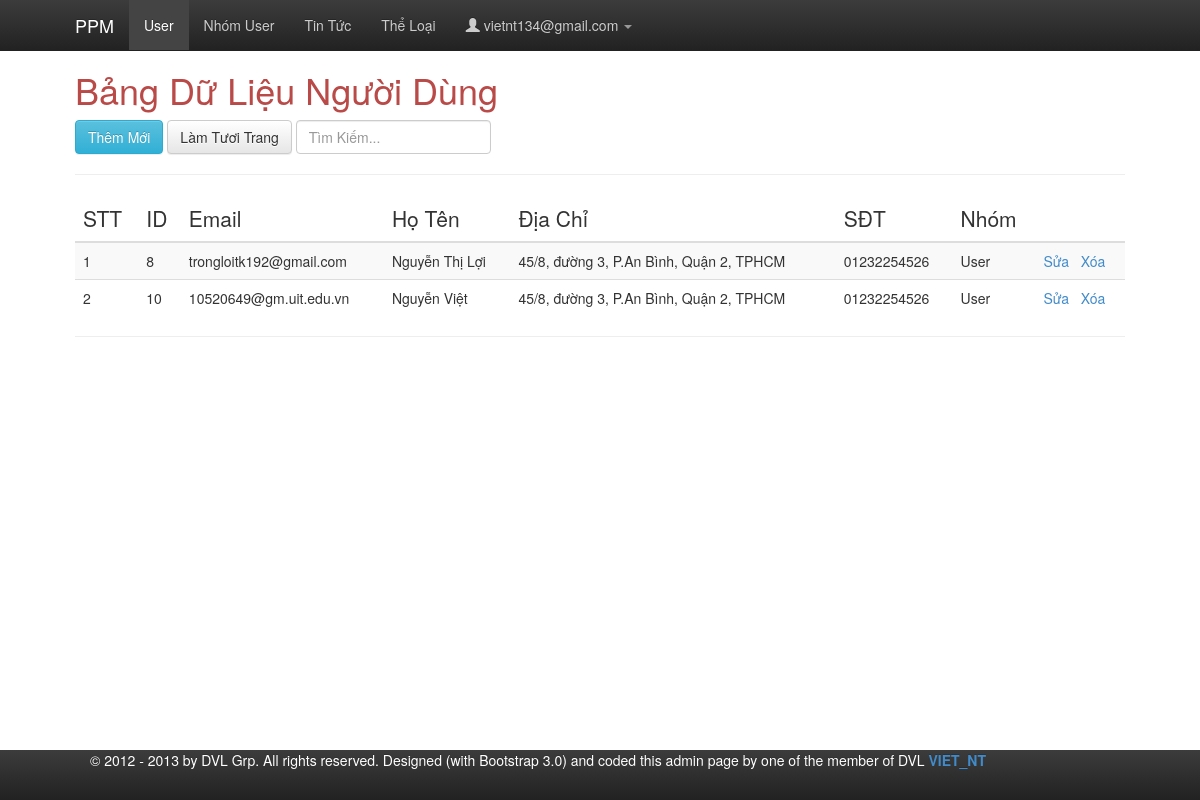
Page /admin/index-admin.php?changePage=1 (signed in) on the committed database.
### tables this page shows
CREATE TABLE IF NOT EXISTS `user` (
  `user_id` int(11) NOT NULL AUTO_INCREMENT,
  `user_email` varchar(50) NOT NULL,
  `user_name` varchar(50) NOT NULL,
  `user_address` varchar(50) NOT NULL,
  `user_avatar` varchar(50) NOT NULL,
  `user_sdt` varchar(50) NOT NULL,
  `user_level_id` int(11) NOT NULL,
  `user_password` varchar(50) NOT NULL,
  `user_description` text NOT NULL,
  PRIMARY KEY (`user_id`),
  UNIQUE KEY `user_email_UNIQUE` (`user_email`),
  KEY `user_level_id` (`user_level_id`)
);

CREATE TABLE IF NOT EXISTS `user_level` (
  `user_level_id` int(11) NOT NULL AUTO_INCREMENT,
  `user_level_name` varchar(50) NOT NULL,
  PRIMARY KEY (`user_level_id`),
  UNIQUE KEY `user_level_name_UNIQUE` (`user_level_name`)
);

### admin/include/userForm.php (the view, shortened to what this page needs)
<?php
$query = "select * from user,user_level where user.user_level_id = user_level.user_level_id and user.user_level_id != '1' order by user.user_id asc";
$result = mysql_query($query);
?>
<h1 class="text-danger">Bảng Dữ Liệu Người Dùng</h1>
<div class="btn-group">
	<a href="index-admin.php?changePage=5" class="btn btn-info">Thêm Mới</a>
</div>
<div class="btn-group">
	<a href="index-admin.php?changePage=1" class="btn btn-default">Làm Tươi Trang</a>
</div>
<div class="btn-group">
	<input placeholder="Tìm Kiếm..." type="search" name="search" class="form-control" value="" id="id_search" />
</div>
<hr id="Eight" />
<div id="tableEight" class="table-responsive">
	<table class="table table-striped table-hover">
		<thead>
			<tr>
				<th class="lead">STT</th>
				<th class="lead">ID</th>
				<th class="lead">Email</th>
				<th class="lead">Họ Tên</th>
				<th class="lead">Địa Chỉ</th>
				<th class="lead">SĐT</th>
				<th class="lead">Nhóm</th>
				<th>&nbsp;</th>
			</tr>
		</thead>
		<tbody>
			<?php
			$i = 1;
			if($result){
			while ($row = mysql_fetch_array($result)) {
			?>
			<tr>
				<td><?php echo($i++); ?></td>
				<td><?php echo($row['0'])?></td>
				<td><?php echo($row['1']); ?></td>
				<td><?php echo($row['2']); ?></td>
				<td><?php echo($row['3']); ?></td>
				<td><?php echo($row['5']); ?></td>
				<td><?php echo($row['10']); ?></td>
				<td><a href="addEditDelete/editOneUser.php?userID=<?php echo($row['0']); ?>">Sửa</a> &nbsp; <a href="addEditDelete/deleteOneUser.php?userID=<?php echo($row['0']); ?>&userEmail=<?php echo($row['1']); ?>">Xóa</a></td>
			</tr>
			<?php
			}
			}
			?>
		</tbody>
	</table>
</div>
<hr />

### admin/index-admin.php (shortened to what this page needs)
<!DOCTYPE html>
<html lang="en">
	<head>
		<link href="css/bootstrapv3.css" type="text/css" rel="stylesheet" media="print,screen" />
		<link href="css/bootstrap-glyphicons.css" type="text/css" rel="stylesheet" media="print,screen" />
		<link href="css/jquery.dataTables.css" type="text/css" rel="stylesheet" media="print,screen" />
		<link href="css/jquery.qtip.css" type="text/css" rel="stylesheet" media="print,screen" />
		<link href="css/header.css" type="text/css" rel="stylesheet" media="print,screen" />
		<link href="css/body.css" type="text/css" rel="stylesheet" media="print,screen" />
		<link href="css/footer.css" type="text/css" rel="stylesheet" media="print,screen" />
		<link href="css/style.css" type="text/css" rel="stylesheet" media="print,screen" />
		<link href="css/bootstrap-theme.css" type="text/css" rel="stylesheet" />
		<link href="css/docs.css" type="text/css" rel="stylesheet" />
		<link rel="stylesheet" href="js/wysibb/theme/default/wbbtheme.css" />
	</head>
	<body>
		<header class="navbar navbar-inverse navbar-fixed-top bs-docs-nav">
			<div class="container">
				<div class="navbar-header">
					<a class="nav navbar-brand" href="index-admin.php">PPM</a>
				</div>
				<?php
				function echoActiveClassIfRequestMatches($requestUri) {
					$current_file_name = basename($_SERVER['REQUEST_URI']);
					if ($current_file_name == $requestUri)
						echo 'class="active"';
				}
				?>
				<nav class="collapse navbar-collapse bs-navbar-collapse" style="color: white;">
					<ul class="nav navbar-nav" id="myTab">
						<li <?php echoActiveClassIfRequestMatches("index-admin.php?changePage=1") ?>>
							<a  href="index-admin.php?changePage=1">User</a>
						</li>
						<li <?php echoActiveClassIfRequestMatches("index-admin.php?changePage=2") ?>>
							<a href="index-admin.php?changePage=2">Nhóm User</a>
						</li>
						<li <?php echoActiveClassIfRequestMatches("index-admin.php?changePage=3") ?>>
							<a href="index-admin.php?changePage=3">Tin Tức</a>
						</li>
						<li <?php echoActiveClassIfRequestMatches("index-admin.php?changePage=4") ?>>
							<a href="index-admin.php?changePage=4">Thể Loại</a>
						</li>
						<li class="dropdown">
							<a href="#" data-toggle="dropdown"> <span class="glyphicon glyphicon-user"></span> <?php
							echo($_SESSION["adminLog"]);
							?> <span class="caret"></span> </a>
						</li>
					</ul>
				</nav>
			</div>
		</header>
		<div class="container bs-docs-container">
			<div class="row">
				<div class="col-md-12">
					<?php
					if(isset($_GET['changePage']))
					{
					if($_GET['changePage']=='1')
					{
					require 'include/userForm.php';
					}
					}
					else {
					?>
					<h1 class="text-center text-info">Chào Mừng Đến Với Trang Quản Trị</h1>
					<?php
					}
					?>
				</div>
			</div>
		</div>
		<footer class="navbar navbar-inverse navbar-fixed-bottom bs-docs-nav">
			<div class="container">
				<p class="collapse navbar-collapse bs-navbar-collapse" style="color: white;">
					&copy; 2012 - <?php echo date('Y');
					?>
					by DVL Grp. All rights reserved. Designed (with Bootstrap 3.0) and coded this admin page by one of the member of DVL <strong><a href="#">VIET_NT</a></strong>
				</p>
			</div>
		</footer>
	</body>
</html>

### admin/css/style.css (style rules this page uses)
.container { max-width: 1080px; }

### admin/css/docs.css (style rules this page uses)
body { position: relative; padding-top: 50px; }
.bs-docs-nav { text-shadow: 0 -1px 0 rgba(0,0,0,.15); background-color: #222222; border-color: #222222; box-shadow: 0 1px 0 rgba(255,255,255,.1); }
.bs-docs-nav .navbar-collapse { border-color: #222222; }
.bs-docs-nav .navbar-brand { color: #fff; }
.bs-docs-nav .navbar-nav > li > a { color: #CCCCCC; }
.bs-docs-nav .navbar-nav > .active > a, .bs-docs-nav .navbar-nav > .active > a:hover { color: #fff; background-color: #444444; }

### admin/js/wysibb/theme/default/wbbtheme.css (style rules this page uses)
html { height:100% !important; }

### rows in the picture
user: user_id "8", user_email "trongloitk192@gmail.com", user_name "Nguyễn Thị Lợi", user_address "45/8, đường 3, P.An Bình, Quận 2, TPHCM", user_sdt "01232254526", user_level.user_level_name "User"
user: user_id "10", user_email "10520649@gm.uit.edu.vn", user_name "Nguyễn Việt", user_address "45/8, đường 3, P.An Bình, Quận 2, TPHCM", user_sdt "01232254526", user_level.user_level_name "User"

### other values in the picture
$_SESSION["adminLog"] "vietnt134@gmail.com"
